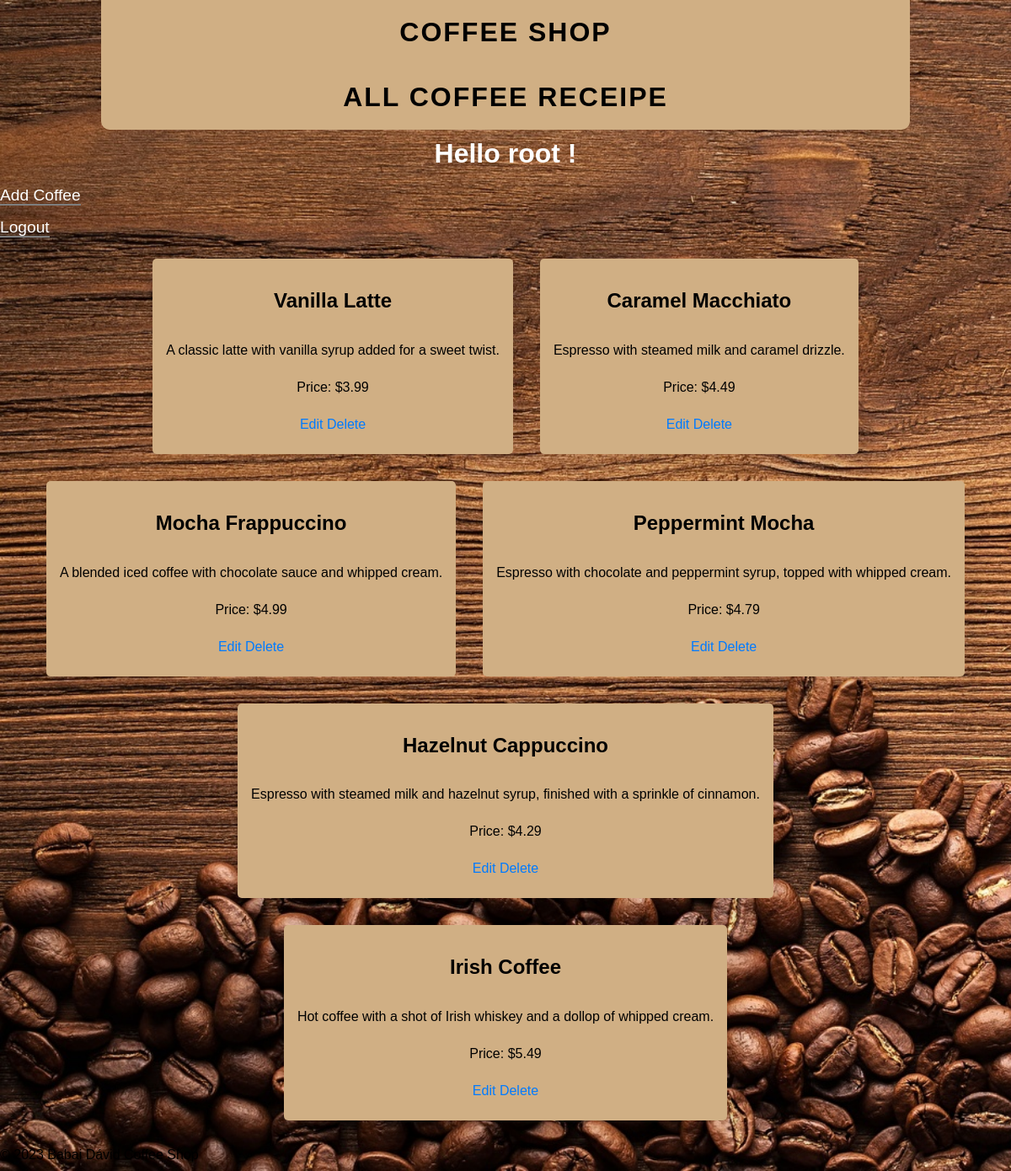
/index.php (signed in), run on the app's committed database.
### tables this page shows
CREATE TABLE `coffees` (
  `id` int(11) NOT NULL,
  `name` varchar(255) NOT NULL,
  `description` text DEFAULT NULL,
  `price` decimal(10,2) NOT NULL
);

### template.php (called while the page is built, shortened)
<?php include 'header.php'; ?>
<?php include $content; ?>
<?php include 'footer.php'; ?>

### index.php (called while the page is built, shortened)
<?php
$content = 'coffees.php';
include 'template.php';
?>

### coffees.php (the view, shortened to what this page needs)
<?php
require_once 'header.php';
$conn = mysqli_connect(HOST, USER, PASSWD, DB);
$sql = "SELECT * FROM coffees";
$result = mysqli_query($conn, $sql);
$coffees = mysqli_fetch_all($result, MYSQLI_ASSOC);
?>
<?php if (isset($_SESSION['username'])) : ?>
    <h1 class="login-name">Hello <?php echo $_SESSION['username'] ?> !</h1>
    <p><a class="links" href="add_coffee.php">Add Coffee</a></p>
    <p><a class="links" href="logout.php">Logout</a></p>
<?php else : ?>
    <p><a class="links" href="login.php">Login</a></p>
    <p><a class="links" href="register.php">Sign up</a></p>
<?php endif; ?>
<?php if (count($coffees) == 0) : ?>
    <p>No coffees found</p>
<?php else : ?>
    <ul class="coffe-list">
        <?php foreach ($coffees as $coffee) : ?>
            <li>
                <h2><?php echo $coffee['name']; ?></h2>
                <p><?php echo $coffee['description']; ?></p>
                <p>Price: $<?php echo number_format($coffee['price'], 2); ?></p>
                <?php if (isset($_SESSION['user_id']) && isset($_COOKIE['isAdmin']) && $_COOKIE['isAdmin'] == 1) : ?>
                    <p>
                        <a href="edit_coffee.php?id=<?php echo $coffee['id']; ?>">Edit</a>
                        <a href="delete_coffee.php?id=<?php echo $coffee['id']; ?>">Delete</a>
                    </p>
                <?php endif; ?>
            </li>
        <?php endforeach; ?>
    </ul>
<?php endif; ?>

### style.css (style rules this page uses)
* { box-sizing: border-box; font-family: Arial, sans-serif; }
body { margin: 0; padding: 0; background-color: #f5f5f5; background-image: url("./images/Coffee_Grain_545482_1920x1080.jpg" ); background-repeat: no-repeat; background-size: cover; }
a { color: #007bff; text-decoration: none; }
.login-name { color: white; text-decoration: none; transition: all 0.3s ease-in-out; font-size: 2rem; text-align: center; }
.links { color: #ffffff; text-decoration: none; border-bottom: 2px solid #7e7e7e; transition: all 0.3s ease-in-out; font-size: 1.2rem; }
.coffe-list { list-style: none; padding: 0; display: flex; justify-content: center; align-items: center; flex-wrap: wrap; margin: 0; }
.coffe-list li { display: flex; flex-direction: column; align-items: center; justify-content: center; padding: 1rem; margin: 1rem; box-shadow: 10px 10px 20px 10px rgba(0,0,0,0.1); border-radius: 5px; background-color: #D0AF84; transition: all 0.2s ease-in-out; }
h1 { margin-top: 10px; margin-bottom: 20px; }
p { margin-bottom: 10px; }

### data on the page
coffees: name "Vanilla Latte", description "A classic latte with vanilla syrup added for a sweet twist.", price "3.99"
coffees: name "Caramel Macchiato", description "Espresso with steamed milk and caramel drizzle.", price "4.49"
coffees: name "Mocha Frappuccino", description "A blended iced coffee with chocolate sauce and whipped cream.", price "4.99"
coffees: name "Peppermint Mocha", description "Espresso with chocolate and peppermint syrup, topped with whipped cream.", price "4.79"
coffees: name "Hazelnut Cappuccino", description "Espresso with steamed milk and hazelnut syrup, finished with a sprinkle of cinnamon.", price "4.29"
coffees: name "Irish Coffee", description "Hot coffee with a shot of Irish whiskey and a dollop of whipped cream.", price "5.49"

### other printed values
$title "ALL COFFEE RECEIPE"
$_SESSION['username'] "root"
